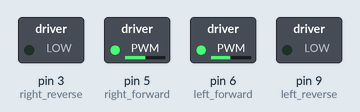
Recording of a sketch running on a simulated Arduino Nano, built with avr-gcc and run on an emulated ATmega328P. Shown: switched loads named in the sketch (green lamp = pin HIGH). What the sketch prints to the serial monitor is not drawn.

Above: at 0.1 s.
Timing chart, 0 to 1.6 s (numbered marks = the images above):
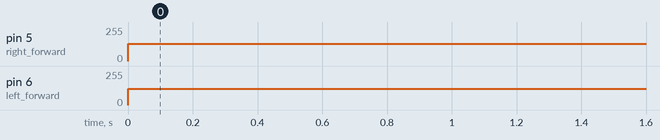

Measured:
- by itself, pin 5 (right_forward): 0/255 → 128/255 at 0.00 s
- by itself, pin 6 (left_forward): 0/255 → 123/255 at 0.00 s

The sketch:

FlMotorCal.ino
```cpp
/*

Robot Motors Direction Tests

 This test makes sure we get all four of the motor dirction pins correct.

 The program should moves the right wheel forward, right reverse, left forward and left reverse.

 Keep changing these numbers or jumper wires until you get it right directions for each wheel

 Use the serial monitor to verify which one should be working

 Note, On the Arduino Nano, ONLY pins 3,5,6,9,10 and 11 have PWM output.  You must use these to drive the motors.

 See https://www.arduino.cc/en/Main/ArduinoBoardNano


 The convention is to use the first four pins (3,5,6,9) for the motor controls

 If you use a ribbon connector the order will be 5,3,6 and 9

*/


// change these numbers until you get right forward, right backward, left forward, left reverse

int right_forward = 5;

int right_reverse = 3;

int left_forward = 6;

int left_reverse = 9;


int delay_time_on = 2000; // how long should each wheel turn?

int delay_time_off = 1000; // delay between tests

int delay_end_of_test= 3000; // delay between tests

float lcalfac = .968;
float rcalfac = 1.0;
int vel = 128;
int rpwmval = vel * rcalfac;
int lpwmval = vel * lcalfac;
void setup() {

  // Turn these pins on for PWM OUTPUT

  pinMode(right_forward, OUTPUT);

  pinMode(right_reverse, OUTPUT);

  pinMode(left_forward, OUTPUT);

  pinMode(left_reverse, OUTPUT);

  // turn all the motors off

  digitalWrite(right_forward, LOW);

//  digitalWrite(right_reverse, LOW);

  digitalWrite(left_forward, LOW);

//  digitalWrite(left_reverse, LOW);

  // for debugging.  The output will appear on the serial monitor

  // To open the serial monitor, click the magnafing glass icon in the upper right corner

  Serial.begin(9600);      // open the serial port at 9600 bps

}


void loop() {

  Serial.println("Forward cal Test");

  analogWrite(right_forward, rpwmval);

  //delay(delay_time_on);

  //digitalWrite(right_forward, LOW);

  //delay(delay_time_off);


  //Serial.println("Right reverse test");

 // digitalWrite(right_reverse, HIGH);

 //delay(delay_time_on);

  //digitalWrite(right_reverse, LOW);

 // delay(delay_time_off);


  //Serial.println("Left Forward Test");

  analogWrite(left_forward, lpwmval);

  //delay(delay_time_on);

  //digitalWrite(left_forward, LOW);

  //delay(delay_time_off);


  //Serial.println("Left Reverse Test");

 // digitalWrite(left_reverse, HIGH);

//  delay(delay_time_on);

  //digitalWrite(left_reverse, LOW);


  delay(delay_end_of_test);

}
```
